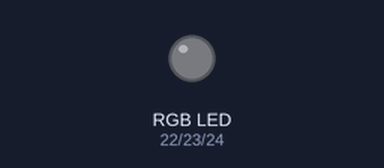
Simulated run of this sketch. Board: Arduino Mega 2560, built with avr-gcc and run on an emulated ATmega2560. Shown: an RGB LED mixed from three pins (HIGH = lit).

Above: at 0.09 s.
At 0.66 s:
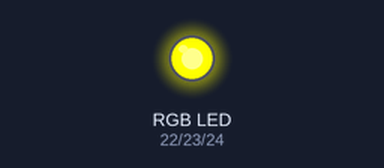
At 1.1 s:
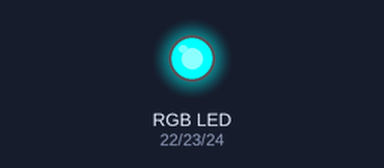
At 1.49 s:
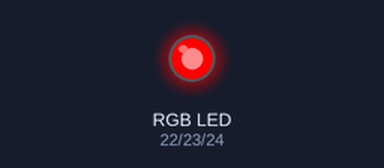
At 1.92 s:
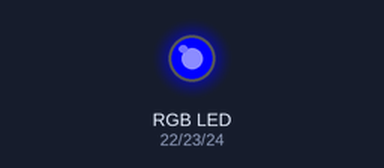
At 2.6 s:
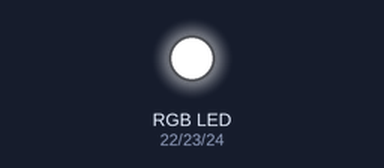
Timing chart, 0 to 3.9 s (numbered marks = the images above):
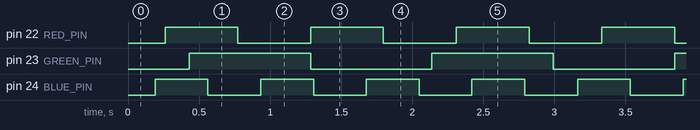

The sketch:

TestLEDRGBBrightness.ino
```cpp
// file: TestLEDRGBBrightness.ino

// Define the pins for the RGB LED
#define RED_PIN 22
#define GREEN_PIN 23
#define BLUE_PIN 24

// Define the initial brightness values for each color (0-255)
int redBrightness = 0;
int greenBrightness = 0;
int blueBrightness = 0;

// Define the increment/decrement value for each color
int redStep = 5;
int greenStep = 3;
int blueStep = 7;

void setup() {
    // Set the LED pins as outputs
    pinMode(RED_PIN, OUTPUT);
    pinMode(GREEN_PIN, OUTPUT);
    pinMode(BLUE_PIN, OUTPUT);
}

void loop() {
    // Write the PWM values to the LED pins
    analogWrite(RED_PIN, redBrightness);
    analogWrite(GREEN_PIN, greenBrightness);
    analogWrite(BLUE_PIN, blueBrightness);

    // Update the brightness values for each color
    redBrightness += redStep;
    greenBrightness += greenStep;
    blueBrightness += blueStep;

    // Check if the brightness values are out of range and reverse the direction
    if (redBrightness <= 0 || redBrightness >= 255) {
       redStep = -redStep;
    }
    if (greenBrightness <= 0 || greenBrightness >= 255) {
        greenStep = -greenStep;
    }
    if (blueBrightness <= 0 || blueBrightness >= 255) {
        blueStep = -blueStep;
    }

    // Wait for 10 milliseconds
    delay(10);
}
```

Measured:
- by itself, pin 22 (RED_PIN): alternates HIGH for 0.51 s and LOW for 0.51 s
- by itself, pin 23 (GREEN_PIN): alternates HIGH for 0.85 s and LOW for 0.85 s
- by itself, pin 24 (BLUE_PIN): alternates HIGH for 0.37 s and LOW for 0.37 s
